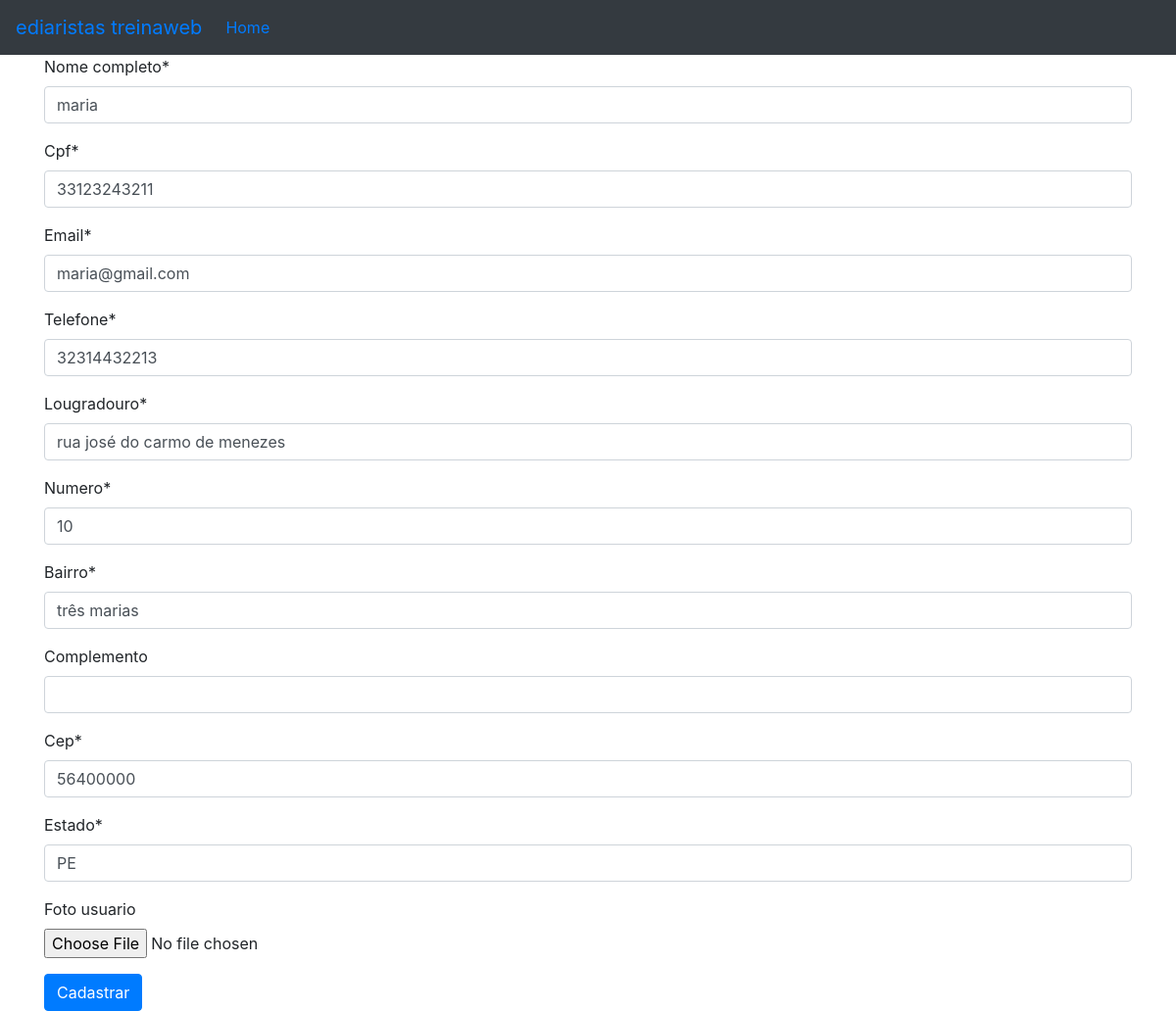
Screenshot of /web/editar_diarista/5 with the database file from the repository.
### web/models.py (models this page shows)
class Diarista(models.Model):
    nome_completo = models.CharField(max_length=100, null=False, blank=False)
    cpf = models.CharField(max_length=11, null=False, blank= False)
    email = models.EmailField(null=False, blank=False)
    telefone = models.CharField(max_length=11, null=False, blank=False)
    lougradouro = models.CharField(max_length=60, null=False, blank=False)
    numero = models.IntegerField(null=False, blank=False)
    bairro = models.CharField(max_length=30, null=False, blank=False)
    complemento = models.CharField(max_length=30, null=False, blank=True)
    cep = models.CharField(max_length=8, blank=False)
    estado = models.CharField(max_length=2, null=False, blank=False)
    codigo_ibge = models.IntegerField(null=False, blank=False)
    foto_usuario = models.ImageField(null=False, blank=True)
    objetos = models.Manager()

### web/views.py (the view)
# urls.py: path('editar_diarista/<int:diarista_id>', views.editar_diarista, name='editar_diarista'),
def editar_diarista(request, diarista_id):
    diarista = Diarista.objetos.get(id=diarista_id)
    if request.method == 'POST':
        form_diarista = diarista_form.DiaristaForm(request.POST or None, request.FILES, instance=diarista)
        if form_diarista.is_valid():
            form_diarista.save()
            return redirect('listar_diarista')
    else:
        form_diarista = diarista_form.DiaristaForm(instance=diarista)
    return render(request, 'form_diarista.html', {'form_diarista': form_diarista})

### web/forms/diarista_form.py (shortened to what this page needs)
class DiaristaForm(forms.ModelForm):
    cpf = forms.CharField(widget=forms.TextInput(attrs={'data-mask': "000.000.000-00"}))
    cep = forms.CharField(widget=forms.TextInput(attrs={'data-mask': "00000-000"}))
    telefone = forms.CharField(widget=forms.TextInput(attrs={'data-mask': "(00) 00000-0000"}))
    class Meta:
        model = Diarista
        exclude= ('codigo_ibge',)

### web/templates/form_diarista.html (shortened to what this page needs)
{% extends 'base.html' %}
{% load crispy_forms_tags %}
{% block conteudo %}
<form method="post" enctype="multipart/form-data">
    {{form_diarista|crispy}}
    <button type="submit" class="btn btn-primary">
        Cadastrar
    </button>
</form>
{% endblock conteudo %}

### rows the page displays
Diarista: nome_completo "maria", cpf "33123243211", email "maria@gmail.com", telefone "32314432213", lougradouro "rua josé do carmo de menezes", numero "10", bairro "três marias", cep "56400000", estado "PE"
